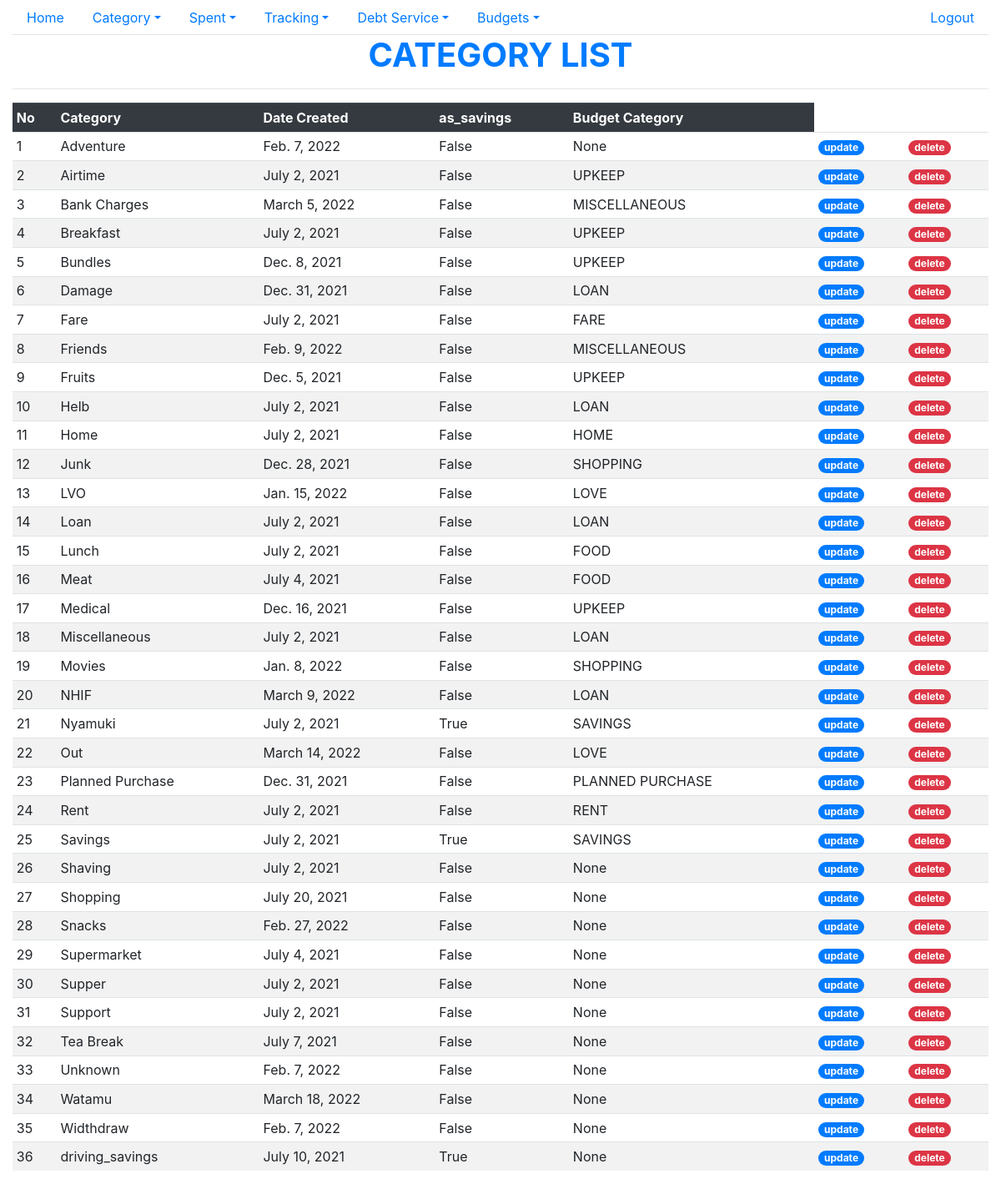
Page /categories/ (signed in) on the committed database.
### spent/models.py (models this page shows, shortened)
class Category(models.Model):
    date = models.DateField()
    category = models.CharField(max_length=32)
    as_savings=models.BooleanField(default=False)
    budget_category = models.ForeignKey(BudgetClassItem,on_delete=models.RESTRICT,blank=True,null=True)
    voided = models.IntegerField(default=0)
    user_id = models.ForeignKey(settings.AUTH_USER_MODEL, on_delete=models.CASCADE)
    date_created = models.DateTimeField(auto_now_add=True)
    date_updated = models.DateTimeField(auto_now=True)
    class Meta:
        ordering =["category"]

class BudgetClassItem(models.Model):
    name = models.CharField(max_length=32)
    budget_category = models.ForeignKey(BudgetCategory,on_delete=models.CASCADE)
    voided = models.IntegerField(default=0)
    user_id = models.ForeignKey(settings.AUTH_USER_MODEL, on_delete=models.CASCADE)
    date_created= models.DateTimeField(auto_now_add=True)
    date_updated= models.DateTimeField(auto_now=True)
    def __str__(self):
        return self.name

### spent/views.py (the view)
# urls.py: path("categories/",views.CategoryListView.as_view(),name="category_list"),
class CategoryListView(LoginRequiredMixin,ListView):
    template_name ="spent/category_list.html"
    model = Category
    login_url = settings.LOGIN_URL
    def get_queryset(self):
        query_set = super().get_queryset()
        user = User.objects.get(username=self.request.user)
        query_set=query_set.filter(user_id=user,voided=0)
        return query_set

### spent/templates/spent/category_list.html (shortened to what this page needs)
{% extends "base.html" %}
{% block content %}
<h1 class="text-center text-primary font-weight-bold">CATEGORY LIST</h1>
<hr/>
<table class="table table-striped table-sm">
    <tr class="thead-dark">
        <th>No</th> <th>Category</th> <th>Date Created</th><th>as_savings</th><th>Budget Category</th>
    </tr>
   {% for data in object_list %}
    <tr>
        <td>{{forloop.counter}}</td><td>{{data.category}}</td><td>{{data.date}}</td><td>{{data.as_savings}}</td>
        <td>{{data.budget_category}}</td>
        <td><a class="badge badge-pill badge-primary" href="{%url 'update_category' data.id %}">update</a></td> <td><a class="badge badge-pill badge-danger" href="{%url "delete_category" data.id%}">delete</a></td>
    </tr>
    {% endfor %}
</table>
{% endblock content%}

### templates/base.html (shortened to what this page needs)
{% load static %}
<!DOCTYPE html>
  {% load crispy_forms_tags %}
<html lang="en">
<head>
    <link rel="stylesheet" href="https://maxcdn.bootstrapcdn.com/bootstrap/4.5.2/css/bootstrap.min.css">
    <link rel="stylesheet" href="{% static 'spent/main.css' %}"/>
</head>
<header>
    <nav class="nav nav-tabs">
    <a class=" nav-item nav-link" href="/">Home</a>
    <div class ="dropdown">
        <a class="nav-item nav-link dropdown-toggle" id="categoryDropDown"
                    data-toggle="dropdown"            aria-haspopup="true" aria-expanded="false"
                                href="#">Category</a>
    </div>
    <div class="dropdown">
         <a class="nav-item nav-link dropdown-toggle" data-toggle="dropdown"
          id="spentDropDown" aria-haspopup="true" aria-expanded="false"   href="#">Spent</a>
    </div>
    <div class="dropdown">
         <a class="nav-item nav-link dropdown-toggle"
            data-toggle="dropdown"
          id="reportsDropDown" aria-haspopup="true" aria-expanded="false"        href="#Trackings">Tracking</a>
    </div>
    <div class="dropdown">
         <a class="nav-item nav-link dropdown-toggle"
            data-toggle="dropdown"
          id="reportsDropDown" aria-haspopup="true" aria-expanded="false"        href="#Trackings">Debt Service</a>
    </div>
        <div class="dropdown">
         <a class="nav-item nav-link dropdown-toggle"
            data-toggle="dropdown"
          id="budget" aria-haspopup="true" aria-expanded="false"        href="#Trackings">Budgets</a>
    </div>
        <a class="nav-item nav-link ml-auto" href="{% url 'logout'%}">Logout</a>
</nav>
</header>
<body class="container-fluid">
{%block content %}
{%endblock content %}
</body>
</html>

### static/spent/main.css (style rules this page uses)
body { color: #000; overflow-x: hidden; height: 100%; background-repeat: no-repeat; background-size: 100% 100% }

### rows in the picture
Category: category "Adventure", date "Feb. 7, 2022", as_savings "False", budget_category "None"
Category: category "Airtime", date "July 2, 2021", as_savings "False", budget_category "UPKEEP"
Category: category "Bank Charges", date "March 5, 2022", as_savings "False", budget_category "MISCELLANEOUS"
Category: category "Breakfast", date "July 2, 2021", as_savings "False", budget_category "UPKEEP"
Category: category "Bundles", date "Dec. 8, 2021", as_savings "False", budget_category "UPKEEP"
Category: category "Damage", date "Dec. 31, 2021", as_savings "False", budget_category "LOAN"
Category: category "Fare", date "July 2, 2021", as_savings "False", budget_category "FARE"
Category: category "Friends", date "Feb. 9, 2022", as_savings "False", budget_category "MISCELLANEOUS"
Category: category "Fruits", date "Dec. 5, 2021", as_savings "False", budget_category "UPKEEP"
Category: category "Helb", date "July 2, 2021", as_savings "False", budget_category "LOAN"
Category: category "Home", date "July 2, 2021", as_savings "False", budget_category "HOME"
Category: category "Junk", date "Dec. 28, 2021", as_savings "False", budget_category "SHOPPING"
Category: category "LVO", date "Jan. 15, 2022", as_savings "False", budget_category "LOVE"
Category: category "Loan", date "July 2, 2021", as_savings "False", budget_category "LOAN"
Category: category "Lunch", date "July 2, 2021", as_savings "False", budget_category "FOOD"
Category: category "Meat", date "July 4, 2021", as_savings "False", budget_category "FOOD"
Category: category "Medical", date "Dec. 16, 2021", as_savings "False", budget_category "UPKEEP"
Category: category "Miscellaneous", date "July 2, 2021", as_savings "False", budget_category "LOAN"
Category: category "Movies", date "Jan. 8, 2022", as_savings "False", budget_category "SHOPPING"
Category: category "NHIF", date "March 9, 2022", as_savings "False", budget_category "LOAN"
Category: category "Nyamuki", date "July 2, 2021", as_savings "True", budget_category "SAVINGS"
Category: category "Out", date "March 14, 2022", as_savings "False", budget_category "LOVE"
Category: category "Planned Purchase", date "Dec. 31, 2021", as_savings "False", budget_category "PLANNED PURCHASE"
Category: category "Rent", date "July 2, 2021", as_savings "False", budget_category "RENT"
Category: category "Savings", date "July 2, 2021", as_savings "True", budget_category "SAVINGS"
Category: category "Shaving", date "July 2, 2021", as_savings "False", budget_category "None"
Category: category "Shopping", date "July 20, 2021", as_savings "False", budget_category "None"
Category: category "Snacks", date "Feb. 27, 2022", as_savings "False", budget_category "None"
Category: category "Supermarket", date "July 4, 2021", as_savings "False", budget_category "None"
Category: category "Supper", date "July 2, 2021", as_savings "False", budget_category "None"
Category: category "Support", date "July 2, 2021", as_savings "False", budget_category "None"
Category: category "Tea Break", date "July 7, 2021", as_savings "False", budget_category "None"
Category: category "Unknown", date "Feb. 7, 2022", as_savings "False", budget_category "None"
Category: category "Watamu", date "March 18, 2022", as_savings "False", budget_category "None"
Category: category "Widthdraw", date "Feb. 7, 2022", as_savings "False", budget_category "None"
Category: category "driving_savings", date "July 10, 2021", as_savings "True", budget_category "None"
